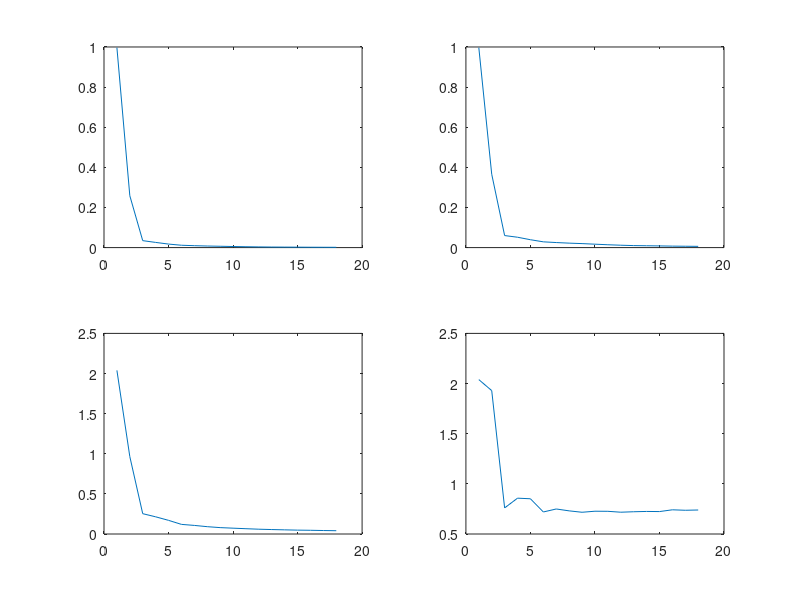

This figure's MATLAB source:
%% 初始化环境
clear; close all; clc;

%%
tmpA = [0.996666666666667;0.258521497554850;0.0346452799555208;0.0258259135417651;0.0175406527565119;0.0117202837329450;0.00950075139683431;0.00784711381225474;0.00664052781483759;0.00537113776538585;0.00427926834440648;0.00341637172484683;0.00277148437250951;0.00246223199415445;0.00216358907043301;0.00183193340710119;0.00163317693138370;0.00145469385819816];

tmpB = [0.996666666666667;0.365604608007072;0.0600073851254096;0.0516518270835302;0.0392220919332797;0.0287087147863573;0.0251366254642731;0.0221949895575518;0.0199215834445128;0.0169850289651664;0.0141927274756416;0.0118346588099529;0.00999272901423017;0.00921282852887913;0.00837954443782345;0.00732773362840475;0.00673376099341710;0.00617174335009406];

tmpC = [2.03914236435062
0.964815200685961
0.253299432812905
0.214312913703269
0.170260339097259
0.119940947913787
0.107065766811442
0.0913430167400561
0.0796392036058349
0.0727141171066038
0.0660280770393493
0.0597730579357005
0.0555305118277043
0.0517796578306099
0.0482436009931366
0.0463295363687334
0.0433321317060441
0.0410738939671890];

tmpD = [2.03914236435062
1.92963040137192
0.759898298438715
0.857251654813074
0.851301695486295
0.719645687482722
0.749460367680093
0.730744133920449
0.716752832452514
0.727141171066038
0.726308847432842
0.717276695228405
0.721896653760156
0.724915209628539
0.723654014897049
0.741272581899735
0.736646239002750
0.739330091409402];

figure(5)
subplot(2, 2, 1);
plot(tmpA);
subplot(2, 2, 2);
plot(tmpB);
subplot(2, 2, 3);
plot(tmpC);
subplot(2, 2, 4);
plot(tmpD);